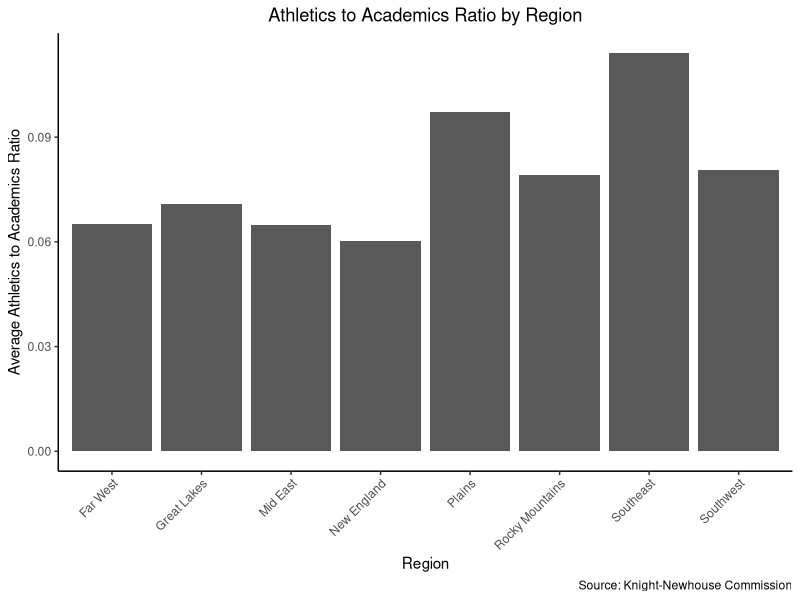

Write the R code that produced this figure.
library(tidyverse)
read_csv("data/data-wrangling/knight_newhouse.csv", show_col_types = FALSE) |>
  filter(year == 2022) |>
  mutate(ratio = total_expenses/total_academic_spending) |>
  group_by(region) |>
  summarize(avg_ratio = mean(ratio, na.rm = TRUE)) |>
  filter(!is.na(region)) |>
  ggplot() +
    geom_bar(aes(x = region, y = avg_ratio), stat = "identity") +
    labs(x = "Region",
         y = "Average Athletics to Academics Ratio",
         title = "Athletics to Academics Ratio by Region",
         caption = "Source: Knight-Newhouse Commission") +
    theme_classic() +
    theme(plot.title = element_text(hjust = .5),
          axis.text.x = element_text(angle = 45, hjust = 1, vjust = 1))
